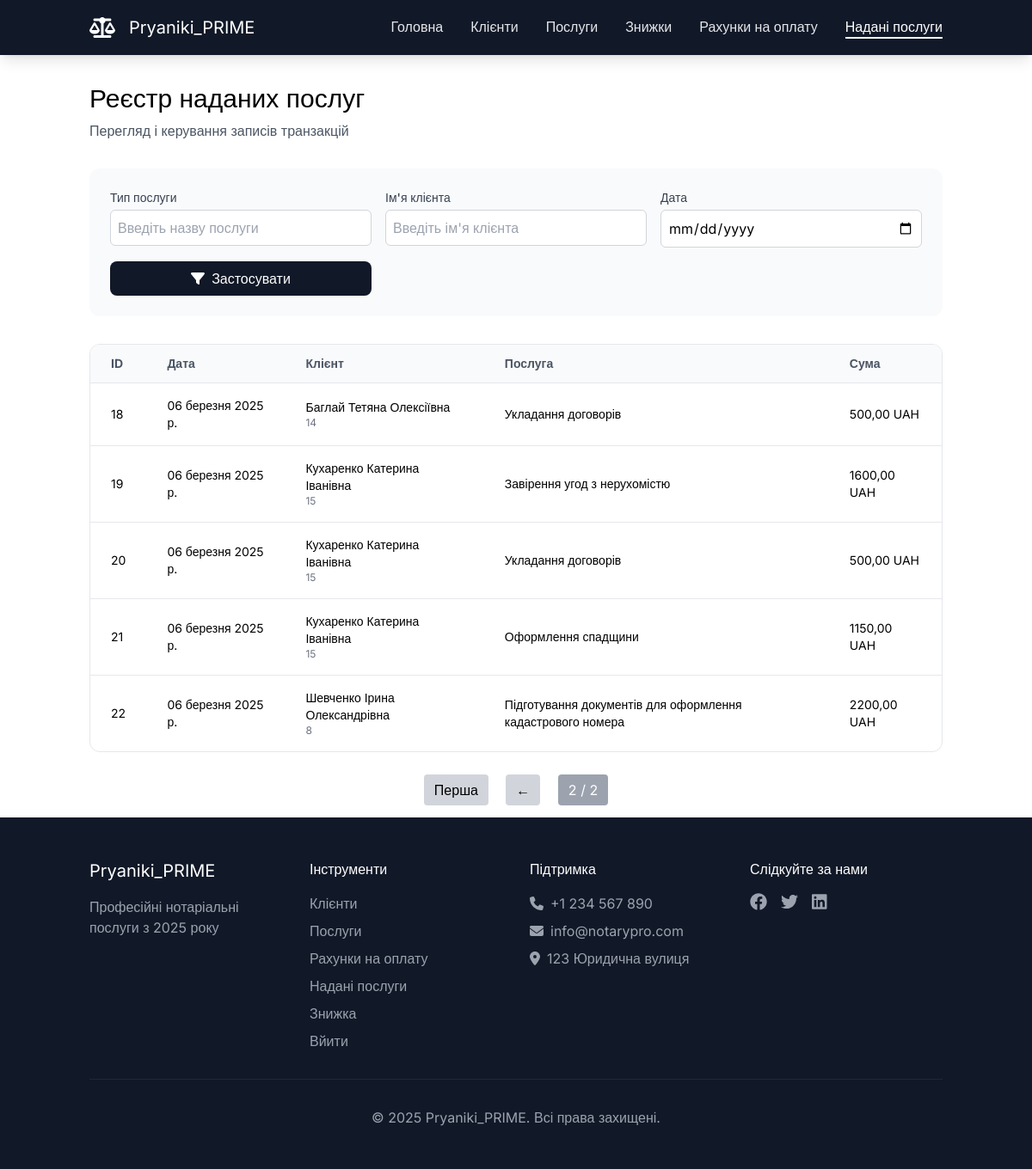
The page /provided_services?page=2 (signed in) on the database as committed earlier.
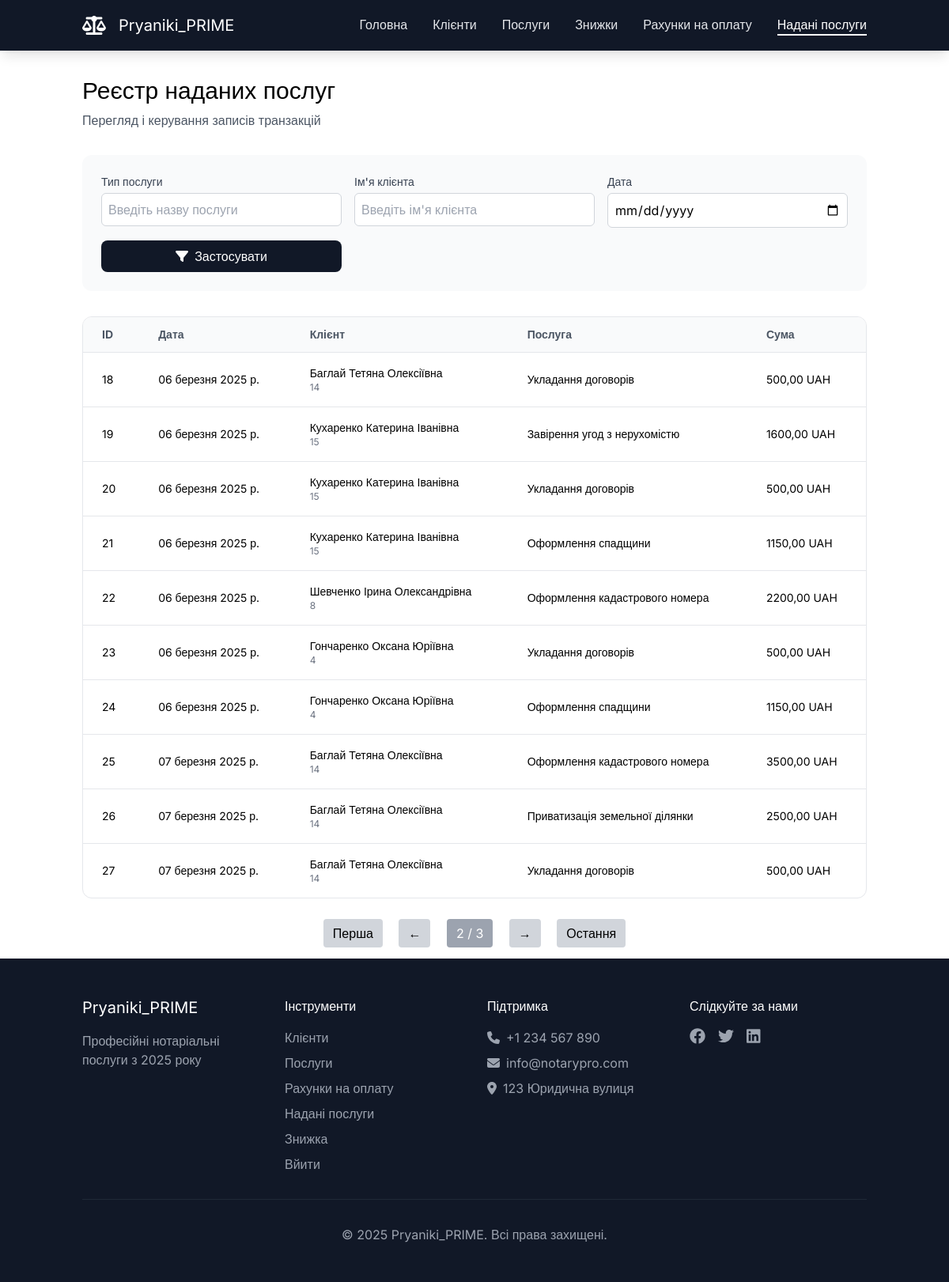
The same page on the database as committed later.
### RealAgency/models.py (models this page shows)
class ProvidedService(models.Model):
    invoice = models.ForeignKey(Invoice, on_delete=models.CASCADE)
    service = models.ForeignKey(Service, on_delete=models.CASCADE)
    amount = models.IntegerField()
    price = models.DecimalField(max_digits=19, decimal_places=2)
    pdv = models.IntegerField()
    total_no_pdv = models.DecimalField(max_digits=19, decimal_places=2)
    total_pdv = models.DecimalField(max_digits=19, decimal_places=2)

class Invoice(models.Model):
    client = models.ForeignKey(Client, on_delete=models.CASCADE)
    date = models.DateField()
    code = models.CharField(max_length=255)
    invoice_file_path = models.CharField(max_length=255)
    commission = models.IntegerField()
    discount = models.IntegerField()
    pdv = models.IntegerField()
    commission_amount_no_pdv = models.DecimalField(max_digits=19, decimal_places=2)
    services_total_no_pdv = models.DecimalField(max_digits=19, decimal_places=2)
    total_no_pdv = models.DecimalField(max_digits=19, decimal_places=2)
    total_pdv = models.DecimalField(max_digits=19, decimal_places=2)

class Client(models.Model):
    client_type = models.ForeignKey(ClientType, on_delete=models.CASCADE)
    name = models.CharField(max_length=255)
    address = models.CharField(max_length=255)
    phone = models.CharField(max_length=255)
    email = models.CharField(max_length=255)
    passport_id = models.CharField(max_length=255, null=True, blank=True)
    iin = models.CharField(max_length=255, null=True, blank=True)
    edrpou = models.CharField(max_length=255, null=True, blank=True)

class Service(models.Model):
    name = models.CharField(max_length=255)
    description = models.CharField(max_length=255)
    unit = models.CharField(max_length=255)
    price = models.DecimalField(max_digits=19, decimal_places=2)

### RealAgency/views.py (the view)
        def _wrapped_view(request, *args, **kwargs):
            if not request.user.is_authenticated:
                return redirect('login')
            if not any(group.name in roles for group in request.user.groups.all()):
                raise PermissionDenied("You are not permitted to perform this action.")
            return view_func(request, *args, **kwargs)

### RealAgency/views.py (called while the page is built)
def role_required(roles):
    def decorator(view_func):
        def _wrapped_view(request, *args, **kwargs):
            if not request.user.is_authenticated:
                return redirect('login')
            if not any(group.name in roles for group in request.user.groups.all()):
                raise PermissionDenied("You are not permitted to perform this action.")
            return view_func(request, *args, **kwargs)
        return _wrapped_view
    return decorator

@role_required(['Manager', 'Notary'])
def provided_services(request):
    provided_services_list = ProvidedService.objects.all().order_by('id')
    paginator = Paginator(provided_services_list, 10)
    page_number = request.GET.get('page')
    page_obj = paginator.get_page(page_number)
    return render(request, 'provided_services/main.html', {'provided_services': page_obj})

### templates/provided_services/main.html (shortened to what the changed rows need)
{% extends "base.html" %}
{% block content %}
    <main id="main" class="pt-24">
        <div class="container mx-auto px-4">
            <div id="page-header" class="mb-8">
                <h1 class="text-3xl mb-2">Реєстр наданих послуг</h1>
            </div>
            <div id="transactions-table" class="bg-white rounded-xl border border-neutral-200 overflow-hidden">
                <table class="w-full">
                    <thead class="bg-neutral-50 border-b border-neutral-200">
                        <tr>
                            <th class="px-6 py-3 text-left text-sm text-neutral-600">ID</th>
                            <th class="px-6 py-3 text-left text-sm text-neutral-600">Дата</th>
                            <th class="px-6 py-3 text-left text-sm text-neutral-600">Клієнт</th>
                            <th class="px-6 py-3 text-left text-sm text-neutral-600">Послуга</th>
                            <th class="px-6 py-3 text-left text-sm text-neutral-600">Сума</th>
                        </tr>
                    </thead>
                    <tbody class="divide-y divide-neutral-200">
                        {% for provided_service in provided_services %}
                        <tr class="hover:bg-neutral-50">
                            <td class="px-6 py-4 text-sm"> {{ provided_service.id }} </td>
                            <td class="px-6 py-4 text-sm"> {{ provided_service.invoice.date }}</td>
                            <td class="px-6 py-4">
                                <div class="flex items-center">
                                    <div>
                                        <div class="text-sm">{{ provided_service.invoice.client.name }}</div>
                                        <div class="text-xs text-neutral-500">{{ provided_service.invoice.client.id }}</div>
                                    </div>
                                </div>
                            </td>
                            <td class="px-6 py-4 text-sm">{{ provided_service.service.name }}</td>
                            <td class="px-6 py-4 text-sm">{{ provided_service.price }} UAH</td>
                        </tr>
                        {% endfor %}
                    </tbody>
                </table>
            </div>
            <div class="flex justify-center mt-8">
                <div class="pagination">
                    {% if provided_services.has_previous %}
                        <a href="?page=1" class="px-3 py-2 bg-gray-300 rounded mx-2">Перша</a>
                        <a href="?page={{ provided_services.previous_page_number }}" class="px-3 py-2 bg-gray-300 rounded mx-2">←</a>
                    {% endif %}
                    <span class="px-3 py-2 bg-gray-400 text-white rounded mx-2">{{ provided_services.number }} / {{ provided_services.paginator.num_pages }}</span>
                    {% if provided_services.has_next %}
                        <a href="?page={{ provided_services.next_page_number }}" class="px-3 py-2 bg-gray-300 rounded mx-2">→</a>
                        <a href="?page={{ provided_services.paginator.num_pages }}" class="px-3 py-2 bg-gray-300 rounded mx-2">Остання</a>
                    {% endif %}
                </div>
            </div>
        </div>
    </main>
{% endblock %}

Rows that differ between the two databases and show on the page:
changed through a linked row, ProvidedService "Шевченко Ірина Олександрівна": service.name "Підготування документів для оформлення кадастрового номера" → "Оформлення кадастрового номера"
added ProvidedService: id "23", invoice "06 березня 2025 р.", invoice.client.name "Гончаренко Оксана Юріївна", invoice.client.id "4", service.name "Укладання договорів", price "500,00"
added ProvidedService: id "24", invoice "06 березня 2025 р.", invoice.client.name "Гончаренко Оксана Юріївна", invoice.client.id "4", service.name "Оформлення спадщини", price "1150,00"
added ProvidedService: id "25", invoice "07 березня 2025 р.", invoice.client.name "Баглай Тетяна Олексіївна", invoice.client.id "14", service.name "Оформлення кадастрового номера", price "3500,00"
added ProvidedService: id "26", invoice "07 березня 2025 р.", invoice.client.name "Баглай Тетяна Олексіївна", invoice.client.id "14", service.name "Приватизація земельної ділянки", price "2500,00"
added ProvidedService: id "27", invoice "07 березня 2025 р.", invoice.client.name "Баглай Тетяна Олексіївна", invoice.client.id "14", service.name "Укладання договорів", price "500,00"
Other text that changed with them:
{{ provided_services.paginator.num_pages }}: "2" → "3"
text now shown: "→ Остання"
